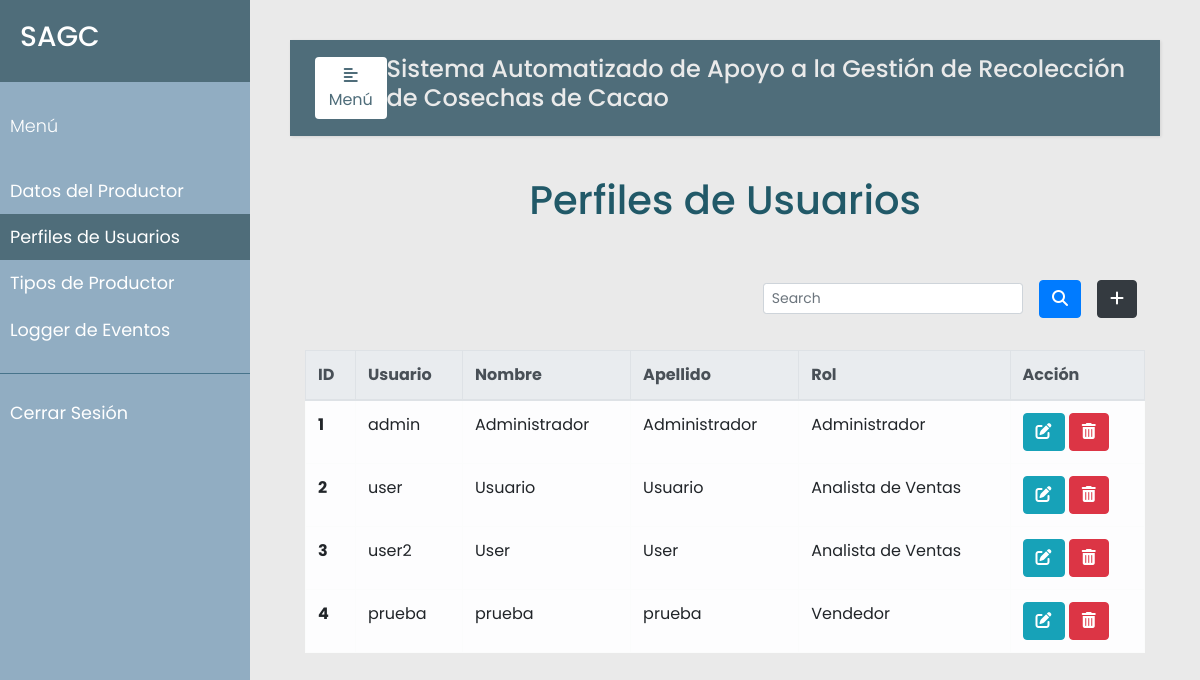
The page /perfiles (signed in) on the database its author committed.
### models.py (models this page shows, shortened)
class User(db.Model):
    __tablename__ = 'users'
    id = db.Column(db.Integer, primary_key=True)
    username = db.Column(db.String(20), nullable=False, unique=True)
    name = db.Column(db.String(30), nullable=False)
    surname = db.Column(db.String(30), nullable=False)
    password = db.Column(db.String(80), nullable=False)
    rol = db.Column(db.Integer, db.ForeignKey('rols.id'), nullable=False)

class Rol(db.Model):
    __tablename__ = 'rols'
    id = db.Column(db.Integer, primary_key=True)
    name = db.Column(db.String(120), nullable=False, unique=True)
    user = db.relationship('User', backref='rols', lazy=True)

### app.py (the view, shortened to what this page needs)
@app.route("/perfiles", methods=['GET', 'POST'])
@login_required
@admin_only
def perfiles():
    error=None
    users = User.query.all()
    rols = Rol.query.all()
    return render_template("perfiles.html", error=error, users=users, rols=rols)

### app.py (called while the page is built)
def login_required(f):
    @wraps(f)
    def wrap(*args, **kwargs):
        if 'logged_in' in session:
            return f(*args, **kwargs)
        else:
            flash('Necesitas iniciar sesión primero')
            return redirect(url_for('login'))
    return wrap

def admin_only(f):
    @wraps(f)
    def wrap(*args, **kwargs):
        if 'rol_admin' in session and session['rol_admin'] == True:
            return f(*args, **kwargs)
        else:
            flash("Debes ser administrador para ver esa página.")
            return redirect(url_for('productor'))
    return wrap

### templates/perfiles.html (shortened to what this page needs)
{% extends "base.html" %}
{% block navbar %}
<li class="nav-item">
  <a class="nav-link" href="{{url_for('productor')}}">Datos del Productor</a>
</li>
<li class="nav-item active">
  <a class="nav-link" href="{{url_for('perfiles')}}">Perfiles de Usuarios<span class="sr-only">(current)</span></a>
</li>
<li class="nav-item">
  <a class="nav-link" href="{{url_for('tipo_productor')}}">Tipos de Productor</a>
</li>
<li class="nav-item">
  <a class="nav-link" href="{{url_for('eventos')}}">Logger de Eventos</a>
</li>
{% endblock %}
{% block sesion %}
<li class="nav-item">
  <a class="nav-link" href="{{url_for('logout')}}">Cerrar Sesión</a>
</li>
{% endblock %}
{% block content %}
    <div class="container h-100">
        <p class="text-center h1 fw-bold mb-5 mx-1 mx-md-4 mt-4">Perfiles de Usuarios</p>
        <div class="d-flex flex-row-reverse bd-highlight">
            <div class="p-2 bd-highlight">
              <button type="button" class="btn btn-dark" data-toggle="modal" data-target="#exampleModalLong">
                <i class="fa-solid fa-plus"></i>
              </button>
            </div>
            <div class="p-2 bd-highlight" style="display:flex; align-content: flex-end;">
              <form action='/search_perfil' method="post" class="form-inline" style="justify-content: flex-end">
                <input class="form-control form-control-sm mr-3 w-75" type="text" placeholder="Search" aria-label="Buscar" name="search_perfil">
                <button type="submit" form="search_perfil" id="search_perfil" name="action-type" value="search" class="btn btn-primary">
                  <i class="fas fa-search" aria-hidden="true"></i>
                </button>
              </form>
            </div>
        </div>
        <br/>
        <table class="table table-bordered table-light table-hover">
          <thead class="thead-light">
            <tr>
              <th scope="col">ID</th>
              <th scope="col">Usuario</th>
              <th scope="col">Nombre</th>
              <th scope="col">Apellido</th>
              <th scope="col">Rol</th>
              <th scope="col">Acción</th>
            </tr>
          </thead>
          <tbody>
            {% for u in users %}
            <tr>
              <th scope="row">{{u.id}}</th>
              <td>{{u.username}}</td>
              <td>{{u.name}}</td>
              <td>{{u.surname}}</td>
              <td>{{u.rols.name}}</td>
              <td>
                <button type="button" class="btn btn-info" data-toggle="modal" data-target="#edit-modal-{{u.id}}">
                  <i class="fas fa-edit"></i>
                </button>
                <button type="button" class="btn btn-danger" data-toggle="modal" data-target="#delete-modal-{{u.id}}">
                  <i class="fas fa-trash-alt"></i>
                </button>
              </td>
            </tr>
            </div>
            {% endfor %}
{% endblock %}

### templates/base.html (shortened to what this page needs)
<!DOCTYPE html>
<html lang="en">
<head>
    <link rel="stylesheet" href="https://cdn.jsdelivr.net/npm/bootstrap@4.3.1/dist/css/bootstrap.min.css">
    <link rel="stylesheet" href="../static/css/styles.css">
    <link rel="stylesheet" href="https://cdnjs.cloudflare.com/ajax/libs/malihu-custom-scrollbar-plugin/3.1.5/jquery.mCustomScrollbar.min.css">
    <link rel="stylesheet" href="https://cdnjs.cloudflare.com/ajax/libs/font-awesome/6.1.1/css/all.min.css" />
</head>
<body>
    <div class="wrapper">
        <nav id="sidebar">
            <div class="sidebar-header">
                <h3>SAGC</h3>
            </div>
            <ul class="list-unstyled components">
                <p>Menú</p>
                {% block navbar %}
                {% endblock %}
            </ul>
            <ul class="list-unstyled others">
                {% block sesion %}
                {% endblock %}
            </ul>
        </nav>
        <div id="content">
            <nav class="navbar navbar-expand-lg" style="background-color:#4F6D7A;">
                <div class="container-fluid">
                    <button type="button" id="sidebarCollapse" class="btn" style="background-color:#fff; color: #4F6D7A;">
                        <i class="fas fa-align-left"></i>
                        <span>Menú</span>
                    </button>
                    <h4>Sistema Automatizado de Apoyo a la Gestión de Recolección de Cosechas de Cacao</h4>
                </div>
            </nav>
            {% block content %}
            {% endblock %}
</body>
</html>

### static/css/styles.css (style rules this page uses)
body { font-family: 'Poppins', sans-serif; background: #EAEAEA; }
p { font-family: 'Poppins', sans-serif; font-size: 1.1em; font-weight: 300; line-height: 1.7em; color: #215968; }
h4 { color: #EAEAEA; }
a, a:hover, a:focus { color: inherit; text-decoration: none; transition: all 0.3s; }
.navbar { padding: 15px 10px; background: #fff; border: none; border-radius: 0; margin-bottom: 40px; box-shadow: 1px 1px 3px rgba(0, 0, 0, 0.1); }
.wrapper { display: flex; width: 100%; }
#sidebar { width: 250px; position: fixed; top: 0; left: 0; height: 100vh; z-index: 999; background: #91ADC2; color: #fff; transition: all 0.3s; }
#sidebar .sidebar-header { padding: 20px; background: #4F6D7A; }
#sidebar ul.components { padding: 20px 0; border-bottom: 1px solid #47748b; }
#sidebar ul p { color: #fff; padding: 10px; }
#sidebar ul li a { padding: 10px; font-size: 1.1em; display: block; }
#sidebar ul li.active>a, a[aria-expanded="true"] { color: #fff; background: #4F6D7A; }
#content { width: calc(100% - 250px); padding: 40px; min-height: 100vh; transition: all 0.3s; position: absolute; top: 0; right: 0; }

### rows shown on the page
User: id "1", username "admin", name "Administrador", surname "Administrador", rols.name "Administrador"
User: id "2", username "user", name "Usuario", surname "Usuario", rols.name "Analista de Ventas"
User: id "3", username "user2", name "User", surname "User", rols.name "Analista de Ventas"
User: id "4", username "prueba", name "prueba", surname "prueba", rols.name "Vendedor"
